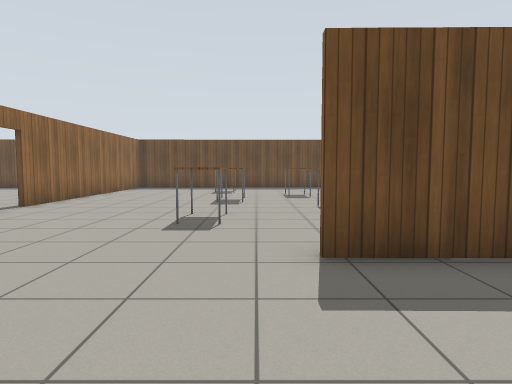
view 1 (above)

16 first-person views from a walk through a world built for the Gazebo simulator. The camera is 1 m above the floor, tilts 4° down and sees 75° across. The floor is counted in squares, 1 m on a side. Each view is taken from the middle of a square. On the plan, view 1 faces up. The plan holds only what a view shows up to about 13 squares ahead; the rest is blank. The place goes on beyond the plan. The robots in the file are not drawn. Gazebo's built-in surfaces are drawn with simple patterns. Some surface patterns are stand-ins.

view 2
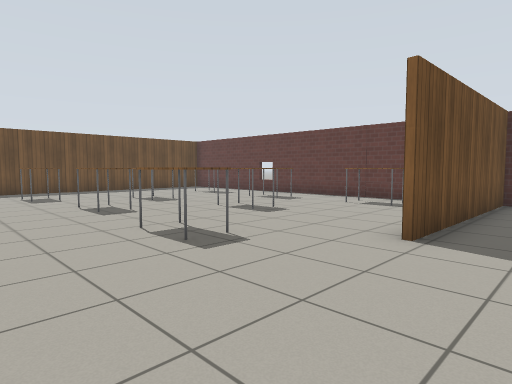

view 3
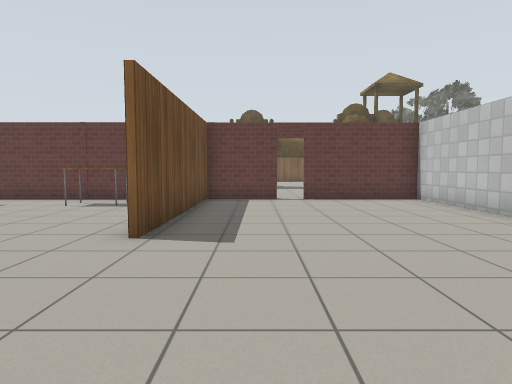

view 4
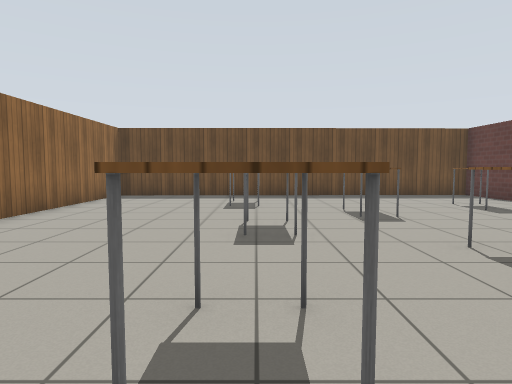

view 5
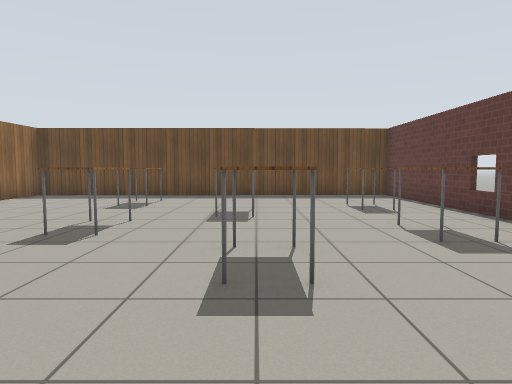

view 6
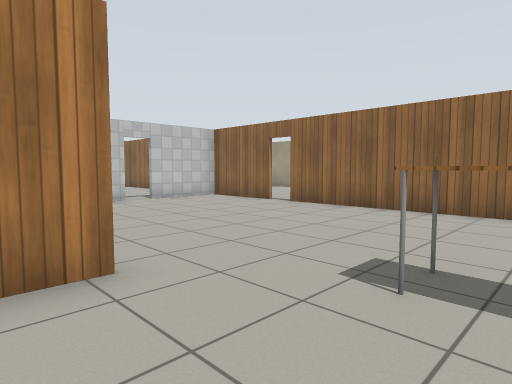

view 7
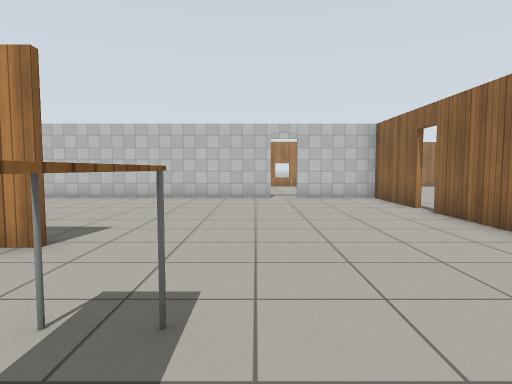

view 8
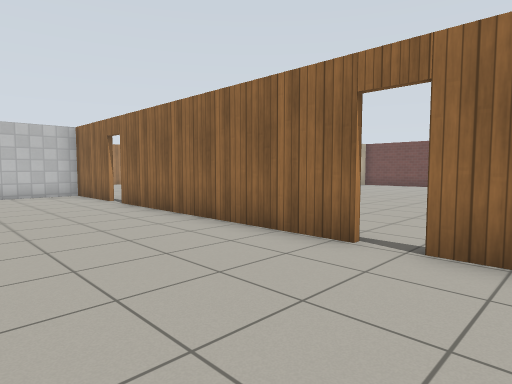

view 9
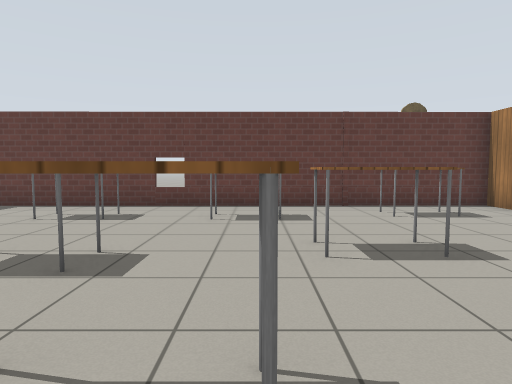

view 10
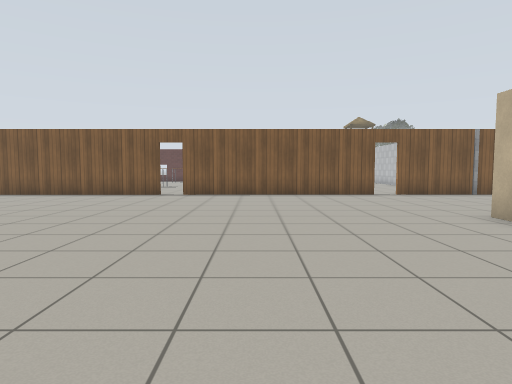

view 11
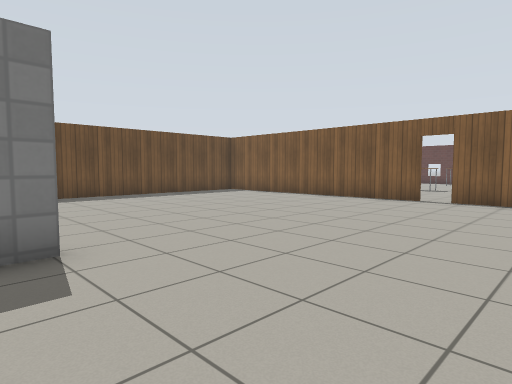

view 12
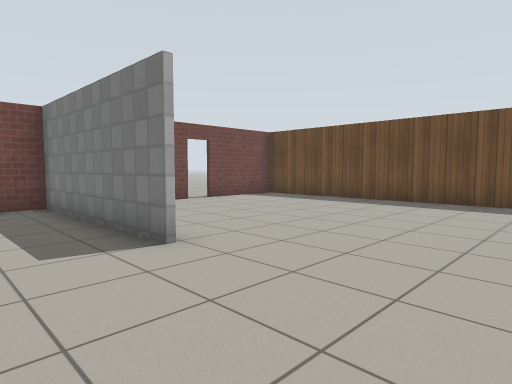

view 13
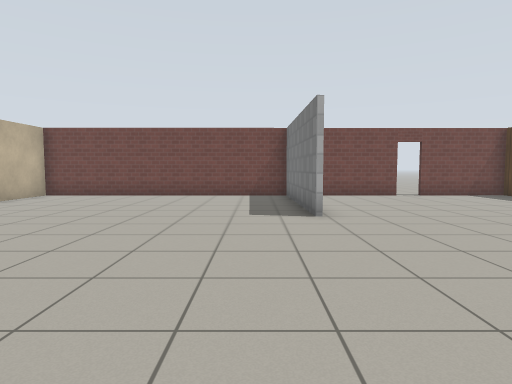

view 14
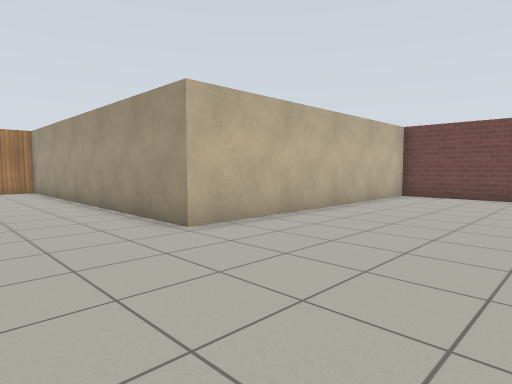

view 15
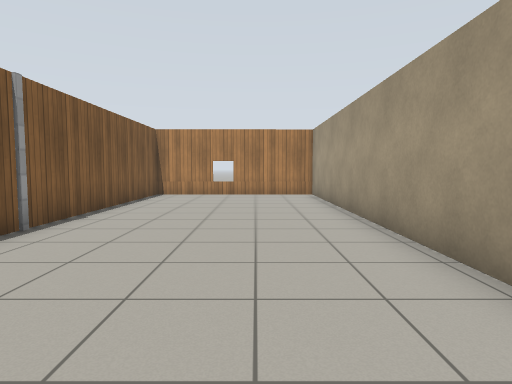

view 16
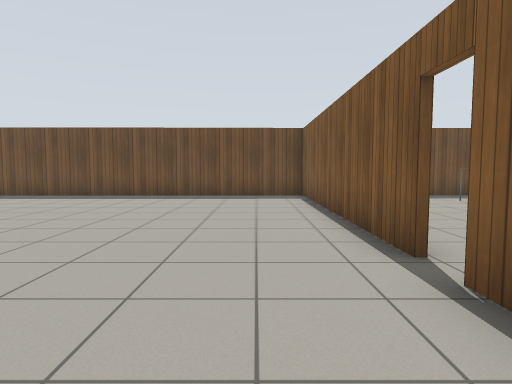

### Floor plan
Ten units are one square. View 1 is at (0, 0); x grows to the right and y downward. Boxes are objects, and circles mark ways between rooms. Rooms are numbered by the first view taken in them; rooms with no view inside come last. Other rooms are left out.
<svg viewBox="-222 -181 298 295">
<path fill="none" stroke="#000" d="M7 -38 17 -38M-61 -79 -60 -4M61 -38 71 -38M71 -36 7 -37M70 -12 69 -176 -61 -175 -61 -87M-60 3 -60 33M-26 33 70 33 70 -5M-64 33 -34 33M-158 -92 -214 -91M-62 -87 -62 -175 -215 -173 -215 -141M-62 -4 -62 -78M-215 -134 -214 -2 -122 -2 -122 109 -62 109 -62 5"/>
<rect x="-15" y="-75" width="10" height="20" fill="#bbb"><title>table</title></rect>
<rect x="-15" y="-115" width="10" height="20" fill="#bbb"><title>table</title></rect>
<rect x="-15" y="-155" width="10" height="20" fill="#bbb"><title>table</title></rect>
<rect x="5" y="-135" width="20" height="20" fill="#bbb"><title>table</title></rect>
<rect x="15" y="-95" width="10" height="20" fill="#bbb"><title>table</title></rect>
<rect x="45" y="-75" width="10" height="20" fill="#bbb"><title>table</title></rect>
<rect x="45" y="-115" width="10" height="20" fill="#bbb"><title>table</title></rect>
<rect x="45" y="-145" width="10" height="20" fill="#bbb"><title>table</title></rect>
<circle cx="-60" cy="-85" r="3" fill="#2a7"/>
<circle cx="-60" cy="0" r="3" fill="#2a7"/>
<text x="0" y="-70">1</text>
<text x="-130" y="-60">2</text>
</svg>
Room 1 opens to room 2.

Where each view was taken, in squares from view 1:
view 1: 0 up, 0 right, facing up
view 2: 2 up, 4 left, facing up-right
view 3: 2 up, 4 left, facing right
view 4: 5 up, 1 left, facing up
view 5: 5 up, 2 right, facing up
view 6: 7 up, 2 right, facing down-left
view 7: 8 up, 2 left, facing down
view 8: 10 up, 2 left, facing down-left
view 9: 10 up, 2 left, facing right
view 10: 5 up, 19 left, facing right
view 11: 5 up, 17 left, facing up-right
view 12: 7 up, 12 left, facing up-left
view 13: 8 up, 9 left, facing left
view 14: 5 up, 9 left, facing down-left
view 15: 2 up, 10 left, facing down
view 16: 5 up, 8 left, facing up
